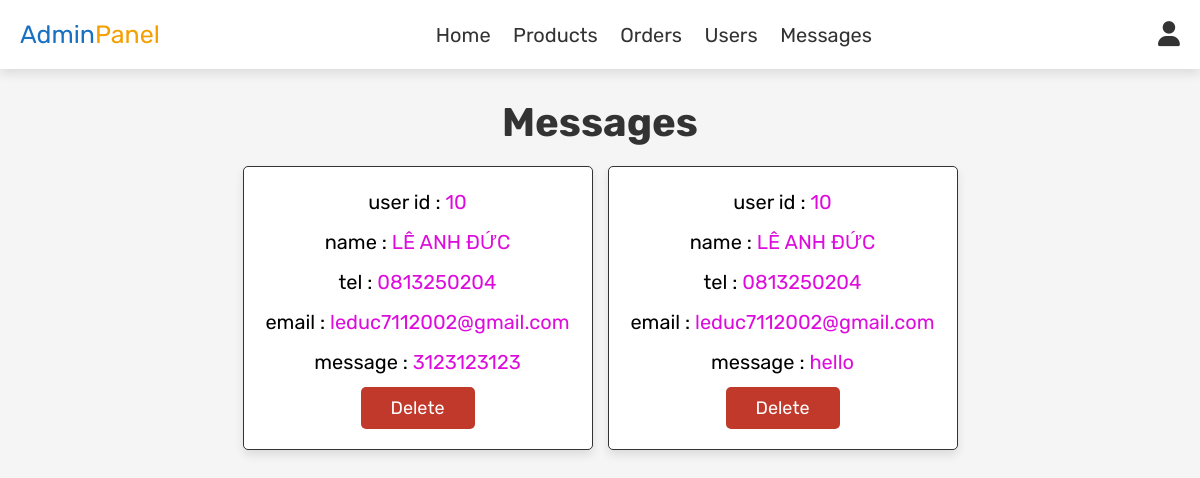
Screenshot of /admin_messages.php (signed in) with the database file from the repository.
### tables this page shows
CREATE TABLE `message` (
  `id` int(100) NOT NULL,
  `user_id` int(100) NOT NULL,
  `name` varchar(100) NOT NULL,
  `email` varchar(100) NOT NULL,
  `tel` varchar(12) NOT NULL,
  `message` varchar(1000) NOT NULL
);

### admin_messages.php (the view, shortened to what this page needs)
<?php
include 'config.php';
?>
<!DOCTYPE html>
<html lang="en">
<head>
    <link rel="stylesheet" href="https://cdnjs.cloudflare.com/ajax/libs/font-awesome/6.0.0/css/all.min.css">
    <link rel="stylesheet" href="assets/css/admin_style.css">
</head>
<body>
    <?php include 'admin_header.php'; ?>
    <section class="messages">
        <h1 class="title"> messages </h1>
        <div class="box-container">
            <?php
            $select_message = mysqli_query($conn, "SELECT * FROM `message`") or die('query failed');
            if (mysqli_num_rows($select_message) > 0) {
                while ($fetch_message = mysqli_fetch_assoc($select_message)) {
            ?>
                    <div class="box">
                        <p> user id : <span><?php echo $fetch_message['user_id']; ?></span> </p>
                        <p> name : <span><?php echo $fetch_message['name']; ?></span> </p>
                        <p> tel : <span><?php echo $fetch_message['tel']; ?></span> </p>
                        <p> email : <span><?php echo $fetch_message['email']; ?></span> </p>
                        <p> message : <span><?php echo $fetch_message['message']; ?></span> </p>
                        <a href="admin_messages.php?delete=<?php echo $fetch_message['id']; ?>" onclick="return confirm('Bạn có muốn xóa tin nhắn này?');" class="delete-btn">delete</a>
                    </div>
            <?php
                };
            } else {
                echo '<p class="empty">Không có tin nhắn nào ở đây!</p>';
            }
            ?>
        </div>
    </section>
</body>
</html>

### assets/css/admin_style.css (style rules this page uses)
* { font-family: 'Rubik', sans-serif; margin: 0; padding: 0; box-sizing: border-box; outline: none; border: none; text-decoration: none; transition: all .2s linear; }
html { font-size: 62.5%; }
body { background-color: #f5f5f5; }
section { padding: 3rem 2rem; }
.title { text-align: center; margin-bottom: 2rem; text-transform: capitalize; color: #333; font-size: 4rem; }
.btn, .option-btn, .delete-btn, .white-btn { display: inline-block; margin-top: 1rem; padding: 1rem 3rem; cursor: pointer; color: #fff; font-size: 1.8rem; border-radius: .5rem; text-transform: capitalize; }
.delete-btn { background-color: #c0392b; }
.messages .box-container { display: grid; grid-template-columns: repeat(auto-fit, 35rem); justify-content: center; gap: 1.5rem; max-width: 1200px; margin: 0 auto; align-items: flex-start; }
.messages .box-container .box { background-color: #fff; padding: 2rem; border: .1rem solid #333; box-shadow: 0 .5rem 1rem rgba(0, 0, 0, .1); border-radius: .5rem; text-align: center; }
.messages .box-container .box p { padding-bottom: 1rem; font-size: 2rem; line-height: 1.5; }
.messages .box-container .box p span { color: #dd0cdd; }
.messages .box-container .box .delete-btn { margin-top: 0; }

### rows the page displays
message: user "10", name "LÊ ANH ĐỨC", tel "0813250204", email "leduc7112002@gmail.com", message "3123123123"
message: user "10", name "LÊ ANH ĐỨC", tel "0813250204", email "leduc7112002@gmail.com", message "hello"
